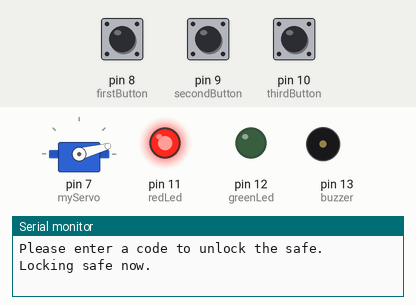
Recording of a sketch running on a simulated Arduino Uno, built with avr-gcc and run on an emulated ATmega328P. Parts: servo, output pins drawn as LEDs (lit = HIGH), buzzer (waves = sounding), the last lines printed to the serial monitor. Dashed ring = blinking. The inputs (shaded band) are chosen by the test bench; at power-on: pin 8 (firstButton) LOW, pin 9 (secondButton) LOW, pin 10 (thirdButton) LOW.

Above: at 1.3 s.
1.4 s: pin 8 (firstButton) pulled HIGH for 1 s
At 2.5 s:
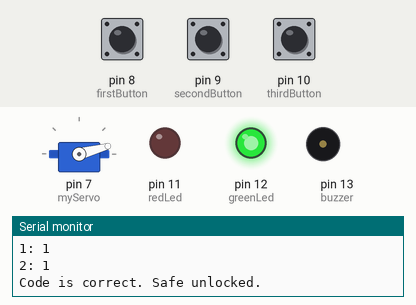
5.4 s: pin 9 (secondButton) pulled HIGH for 3.2 s
At 6.4 s:
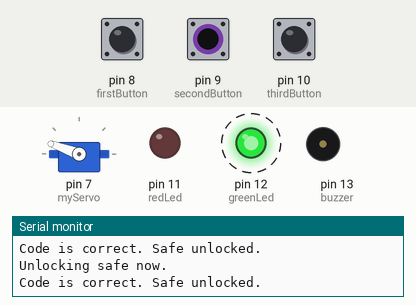
10.7 s: pin 8 (firstButton) pulled HIGH for 3.2 s
At 11.6 s:
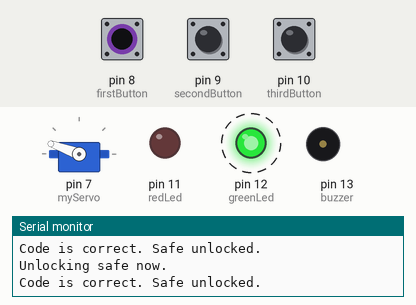
16.0 s: pin 10 (thirdButton) pulled HIGH for 3.2 s
At 16.8 s:
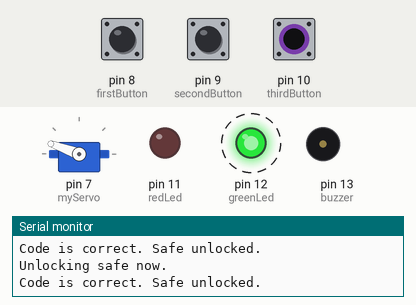
Timing chart, 0 to 21.4 s (numbered marks = the images above; inputs shaded):
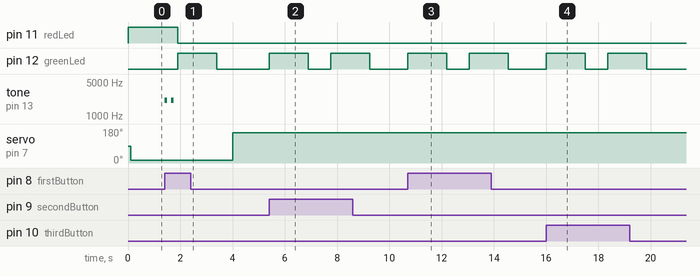

The sketch:

button_lock.ino
```cpp
#include "Arduino.h"
//The setup function is called once at startup of the sketch
//void setup()
//{
// Add your initialization code here
//}

// The loop function is called in an endless loop
//void loop()
//{
//Add your repeated code here
//}

#include <Servo.h>

#define NOTE_A6 1760
#define NOTE_B5 988
#define NOTE_C7 2093

//define pins
const int firstButton = 8;
const int secondButton = 9;
const int thirdButton = 10;
const int redLed = 11;
const int greenLed = 12;
const int buzzer = 13;

// Define the secret code to be used, can be any array length as long as the numbers range between 1-3
const int code[] = {1,1,1}; //this is the code that we set for our lock
const int CODE_SIZE = sizeof(code)/sizeof(int);

// Tone heights for correct and incorrect codes
const int correctTones[] = {988, 1760};
const int incorrectTones[] = {208, 196};

// variables
Servo myServo;

// Empty array to store the values entered by the user
int userEntered[CODE_SIZE];

//counter to store number of times buttons have been pressed
int buttonCheck;

void setup() {
  myServo.attach(7);

  // set up the serial monitor
  Serial.begin(9600);
  Serial.println("Please enter a code to unlock the safe.");
  Serial.println();

  // Setup input pins
  pinMode(firstButton, INPUT);
  pinMode(secondButton, INPUT);
  pinMode(thirdButton, INPUT);

  // Set up output pins
  pinMode(redLed, OUTPUT);
  pinMode(greenLed, OUTPUT);
  pinMode(buzzer, OUTPUT);

  // Initialise with red led on to denote "locked" status
  digitalWrite(redLed, HIGH);

  // initilise servo in locked position
  lockServo();
}

void loop() {

  // check the buttons
  if (digitalRead(firstButton) == HIGH){
    tone(buzzer, NOTE_C7, 100);
    checkEntered(1);

    // wait some time, otherwise a button push will be detected as multiple pushes
    delay(250);

  }
  else if (digitalRead(secondButton) == HIGH){
    tone(buzzer, NOTE_B5, 100);
    checkEntered(2);
    delay(250); //wait

  }
  else if (digitalRead(thirdButton) == HIGH){ //if greenButton is pressed
    tone(buzzer, NOTE_A6, 100);
    checkEntered(3);
    delay(250);
  }
}


//this function resets the board through software.
void(* resetFunc) (void) = 0;        // declare reset fuction at address 0

// Receives input from the user, checks if an index is 0 i.e. empty
// if empty, sets that index to the user input, stores the index and increments check
void checkEntered(int button) {
  int index = -1;                   //-1 if array is full
  for (int i = 0; i< CODE_SIZE; i++) {
    //Serial.print("size of userEntered is "); Serial.println(sizeof(userEntered));
    if (userEntered[i] == 0) {      //if index is empty
      userEntered[i] = button;      //store the pressed button in that index
      index = i;                    //store the index
      buttonCheck++;                //increment pressed button count
      Serial.print(i); Serial.print(": "); Serial.println(userEntered[i]);
      break;                        //exit the loop
    }
  }

  //if CODE_SIZE buttons have been pushed..
  if (buttonCheck == CODE_SIZE) {
    // Proceed to checking the entered code with the actual code
    checkCode();
  }
}

void lockServo() {
  Serial.println("Locking safe now.");
  delay(100);
  myServo.write(15);
}

void unlockServo() {
  Serial.println("Unlocking safe now.");
  delay(100);
  myServo.write(160);
}

boolean isCodeCorrect() {
  if (sizeof(userEntered)/sizeof(int) != CODE_SIZE) {
    return false;
  }
  for (int i = 0; i < CODE_SIZE; i++) {
    if (userEntered[i] != code[i]) {
      return false;
    }
  }
  return true;
}

void playSounds(const int beeps[]) {
   //loop to emit two short beeps denoting  code is correct
   int numberOfBeeps = sizeof(beeps) / sizeof(int);
   for (int i = 0; i < numberOfBeeps; i++) {
     tone(buzzer, beeps[i], 500);
     //delay(100);
   }
   noTone(buzzer);
}

// Compares entered code to actual code
void checkCode() {

  if (isCodeCorrect()) {
    digitalWrite(redLed, LOW);      //turn red LED off
    digitalWrite(greenLed, HIGH);   //turn green LED on
    Serial.println("Code is correct. Safe unlocked.");
    Serial.println();

     //loop to emit two short beeps denoting  code is correct
    playSounds(correctTones);

    //display green LED for 1.5 s
    delay(1500);
    // turn the green led off
    digitalWrite(greenLed, LOW);
    delay(500);
    unlockServo();

    // rest board will lock the servo again
//    delay(15000);
//    resetFunc();
  } else {
    Serial.println("Entered code is wrong. Please try again.");
    playSounds(incorrectTones);

    delay(300);
    resetFunc();
  }
}
```

sloeber.ino.cpp
```cpp
#ifdef __IN_ECLIPSE__
//This is a automatic generated file
//Please do not modify this file
//If you touch this file your change will be overwritten during the next build
//This file has been generated on 2018-09-11 19:20:02

#include "Arduino.h"
#include "Arduino.h"
#include <Servo.h>

void setup() ;
void loop() ;
void checkEntered(int button) ;
void lockServo() ;
void unlockServo() ;
boolean isCodeCorrect() ;
void playSounds(const int beeps[]) ;
void checkCode() ;

#include "button_lock.ino"


#endif
```

Measured:
- after the input at 1.4 s, pin 11 (redLed): HIGH → LOW after 0.50 s; pin 12 (greenLed): LOW → HIGH after 0.50 s, → LOW 1.5 s later; tone on pin 13 (buzzer): alternates 2093 Hz for 0.10 s and silent for 0.15 s, 4 changes in all, then stays silent, starting at once; servo on pin 7 (myServo): 15° → 160° after 2.6 s
- after the input at 5.4 s, pin 12 (greenLed): alternates HIGH for 1.5 s and LOW for 0.85 s, starting at once
- after the input at 10.7 s, pin 12 (greenLed): alternates HIGH for 1.5 s and LOW for 0.85 s, starting at once
- after the input at 16.0 s, pin 12 (greenLed): alternates HIGH for 1.5 s and LOW for 0.85 s, starting at once
